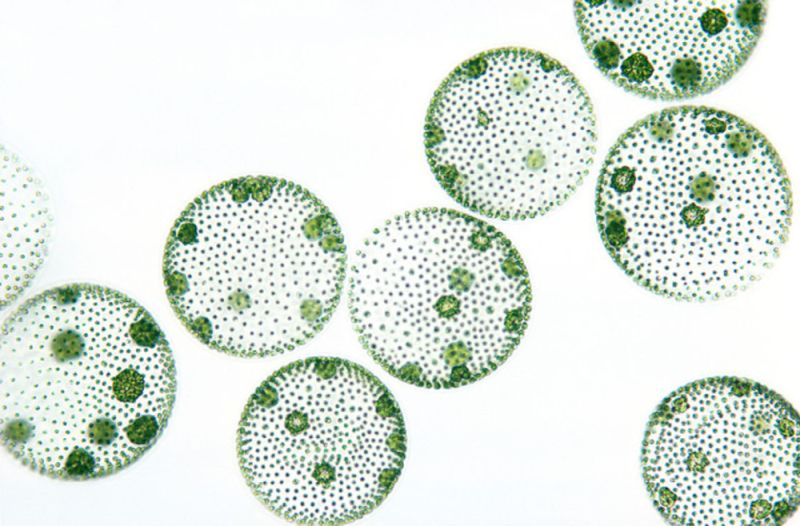
#> input picture Data/sample_03.jpg, 800 x 526 px
$ python s3_main.py   (older library calls are emulated)
#> lines starting #> are read from the running program, lines starting #| are printed output that depends on the picture; long printed decimals are rounded
### s3_tools.py
import cv2
import numpy

def get_gradient(
    gray_image: numpy.ndarray
) -> tuple:
    """
    算出每個像素的亮度變化，回傳 (gradient_x, gradient_y, gradient_magnitude)。
        gradient_x          往右走，亮度變化多少（變亮 = 正，變暗 = 負）
        gradient_y          往下走，亮度變化多少
        gradient_magnitude  合起來的變化有多大，也就是邊緣強度 √(x² + y²)
    三個陣列的形狀都跟 gray_image 一樣。
        gray_image  灰階圖，通常是模糊過的
    """

    # CV_32F：結果可以存小數和負數
    # 1, 0：算 x 方向（往右）；0, 1：算 y 方向（往下）
    gradient_x = cv2.Sobel(gray_image, cv2.CV_32F, 1, 0)
    gradient_y = cv2.Sobel(gray_image, cv2.CV_32F, 0, 1)
    gradient_magnitude = cv2.magnitude(gradient_x, gradient_y)
    return gradient_x, gradient_y, gradient_magnitude

### s3_main.py
import cv2
import numpy
import typing
import s3_tools

class Picture:

    def __init__(self, image_path: str) -> None:

        self.image_path = image_path
        return

    def read_color_image(self) -> bool:
        """讀取彩色圖片，回傳圖片陣列，形狀是 (高, 寬, 3)。"""

        color_image = cv2.imread(self.image_path)
#> color_image is the input picture: shape (526, 800, 3); mean B, G, R 222.2, 230.2, 221.4
        # cv2.imread 讀不到檔案時不會報錯，只會回傳 None，所以自己檢查
        if color_image is None:
            return False

        if color_image.shape[-1] != 3:
            return False

        self.color_image = color_image
        return True

    def read_gray_image(self) -> bool:
        """讀取灰階圖片，存到 self.gray_image，形狀是 (高, 寬)。"""

        # cv2.IMREAD_GRAYSCALE：讀進來時直接轉成灰階，每個像素只有一個亮度值
        gray_image = cv2.imread(self.image_path, cv2.IMREAD_GRAYSCALE)
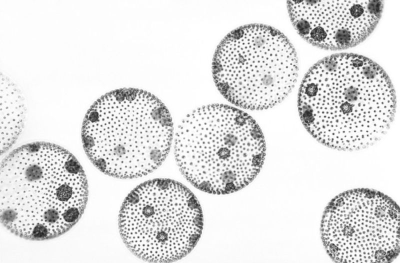
#> gray_image: shape (526, 800) (shown at 1/2 size); min 26, max 255, mean 226.7
        # cv2.imread 讀不到檔案時不會報錯，只會回傳 None，所以自己檢查
        if gray_image is None:
            return False

        # 灰階圖只有高、寬兩個維度，沒有顏色那一維
        if gray_image.ndim != 2:
            return False

        self.gray_image = gray_image
        return True

    # [33 lines left out: functions get_image_shape, draw_circles, not called in this run]

    pass

if __name__=='__main__':

    image_path = './Data/sample_03.jpg'
    picture = Picture(image_path)
    picture.read_color_image()
    picture.read_gray_image()

    # 假設我們找到圓，這些圓也被還原大小了。
    detected_circles = [
        [255.375, 266.625, 91.79999542236328, 1.0],
        [437.625, 298.125, 89.7750015258789, 0.9861111111111112],
        [509.625, 133.875, 86.8499984741211, 1.0],
        [689.625, 199.125, 96.07500457763672, 0.875],
        # [91.125, 401.625, 76.04999542236328, 0.6666666666666666],
        # [712.125, 439.875, 65.92499542236328, 0.7083333333333334],
        # [331.875, 419.625, 61.42499923706055, 0.6805555555555556],
    ]
    print(len(detected_circles))

    # 1. 在原圖上模糊、算梯度
    # 模糊取圓半徑的 1/20，半徑用 detected_circles 的中位數
    median_radius = numpy.median(
        [detected_circle[2] for detected_circle in detected_circles]
    )
    blur_sigma = median_radius / 20
    blur_source = cv2.GaussianBlur(picture.gray_image, (0, 0), blur_sigma)
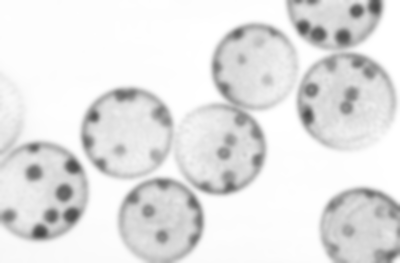
#> blur_source: shape (526, 800) (shown at 1/2 size); min 68, max 255, mean 226.7
    gradient_x, gradient_y, gradient_magnitude = s3_tools.get_gradient(
        blur_source
    )
#> in get_gradient, `gradient_x = cv2.Sobel(gray_image, cv2.CV_32F, 1, 0)`:
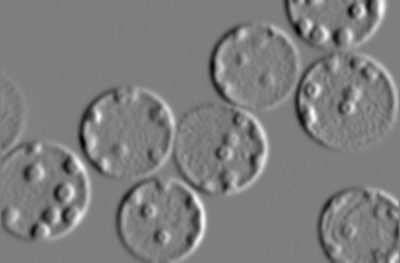
#> gradient_x: shape (526, 800) float32 (shown at 1/2 size); min -100, max 102, mean 0; drawn with min black and max white
#> in get_gradient, `gradient_y = cv2.Sobel(gray_image, cv2.CV_32F, 0, 1)`:
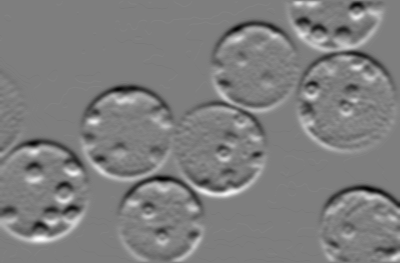
#> gradient_y: shape (526, 800) float32 (shown at 1/2 size); min -103, max 104, mean 0; drawn with min black and max white
#> in get_gradient, `gradient_magnitude = cv2.magnitude(gradient_x, gradient_y)`:
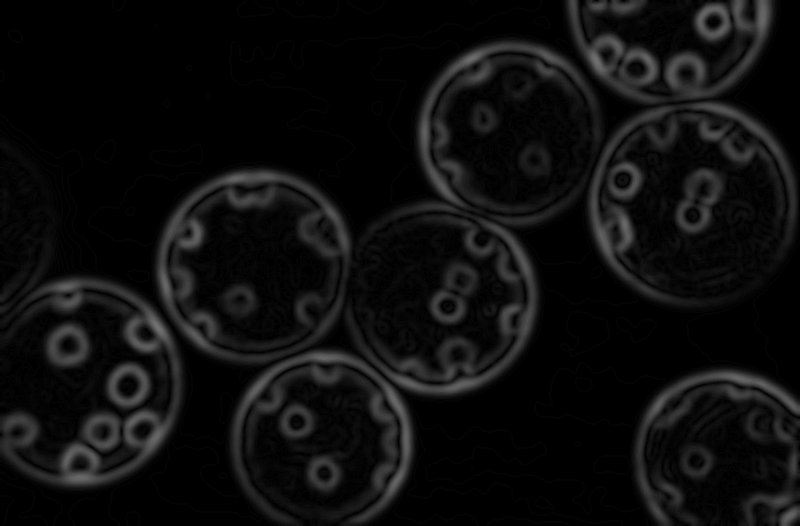
#> gradient_magnitude: shape (526, 800) float32; min 0, max 115.1, mean 14
    print(median_radius, blur_sigma, gradient_magnitude.shape)
#| 90.787 4.539 (526, 800)

    # 2. 拿一個圓練習：左下那個偏掉的圓
    center_x, center_y, circle_radius, _ = detected_circles[0]

    # 90 條射線的方向，直著排，形狀 (90, 1)
    ray_angles = numpy.linspace(0, 2 * numpy.pi, 90, endpoint=False)
    direction_x = numpy.cos(ray_angles)[:, None]
    direction_y = numpy.sin(ray_angles)[:, None]

    # 每條射線上 31 個點，離圓心 0.85r ～ 1.15r，橫著排，形狀 (1, 11)
    sample_radius = circle_radius * numpy.linspace(0.90, 1.10, 11)[None, :]

    # (90, 1) × (1, 31) → (90, 31)
    sample_x = numpy.round(center_x + sample_radius * direction_x).astype(int)
    sample_y = numpy.round(center_y + sample_radius * direction_y).astype(int)
    print(sample_x.shape)

    # 3. 每條射線找邊緣最強的點
    image_height, image_width = gradient_magnitude.shape
    # 每條射線的 31 個點「全部」在圖裡，才用這條射線 → (90,)
    ray_inside = (
        (sample_x >= 0) & (sample_x < image_width)
        & (sample_y >= 0) & (sample_y < image_height)
    ).all(axis=1)
    # 先把圖外的座標拉回邊界，只是為了下一行取值不出錯
    sample_x = numpy.clip(sample_x, 0, image_width - 1)
    sample_y = numpy.clip(sample_y, 0, image_height - 1)

    # 每個取樣點的邊緣強度 → (90, 31)
    sample_magnitude = gradient_magnitude[sample_y, sample_x]
    # 每條射線上，最強的是第幾個點 → (90,)
    strongest_index = numpy.argmax(sample_magnitude, axis=1)
#> strongest_index = 90 values, max 10 at index 15, min 3 at index 2, mean 5.3

    # 取出每條射線最強那一點的座標，只留在圖裡的射線
    ray_index = numpy.arange(90)
    edge_x = sample_x[ray_index, strongest_index][ray_inside]
#> edge_x = 90 values, max 347 at index 89, min 162 at index 44, mean 255.2
    edge_y = sample_y[ray_index, strongest_index][ray_inside]
#> edge_y = 90 values, max 365 at index 19, min 176 at index 70, mean 267.1
    print(len(edge_x))
#| 90

    # 4. 用外框點擬合一個圓（最小平方法）
    # 先丟掉最弱的 25%：那些射線可能沒碰到真的外框，
    # 只是在雜訊裡挑了相對最強的一點
    edge_magnitude = sample_magnitude[ray_index, strongest_index][ray_inside]
#> edge_magnitude = 90 values, max 100.4 at index 42, min 29.15 at index 2, mean 63.16
    is_strong = edge_magnitude > numpy.percentile(edge_magnitude, 25)
    edge_x = edge_x[is_strong].astype(float)
#> edge_x = 67 values, max 345 at index 66, min 162 at index 23, mean 238.2
    edge_y = edge_y[is_strong].astype(float)
#> edge_y = 67 values, max 365 at index 6, min 176 at index 49, mean 249.5

    # 圓的方程式整理成 [2x, 2y, 1] · [a, b, c] = x² + y²，每個點一條方程式
    # lstsq 找出讓所有方程式整體誤差最小的 a, b, c
    fit_matrix = numpy.column_stack(
        [2 * edge_x, 2 * edge_y, numpy.ones(len(edge_x))]
    )
#> fit_matrix = 67 rows, first 8: [648, 648, 1], [640, 658, 1], [612, 708, 1], [600, 714, 1], [586, 720, 1], [574, 726, 1], [560, 730, 1], [440, 706, 1]
    fit_target = edge_x ** 2 + edge_y ** 2
#> fit_target = 67 values, max 218952 at index 2, min 76840 at index 36, mean 127022.3
    fit_x, fit_y, fit_c = numpy.linalg.lstsq(
        fit_matrix, fit_target, rcond=None
    )[0]
#> fit_x = 256.4; fit_y = 268.9; fit_c = -129305.2
    # 半徑由 c = R² - a² - b² 反推
    fit_radius = numpy.sqrt(fit_c + fit_x ** 2 + fit_y ** 2)
#> fit_radius = 93.53
    print(fit_x, fit_y, fit_radius)
#| 256.441 268.871 93.534

    pass
